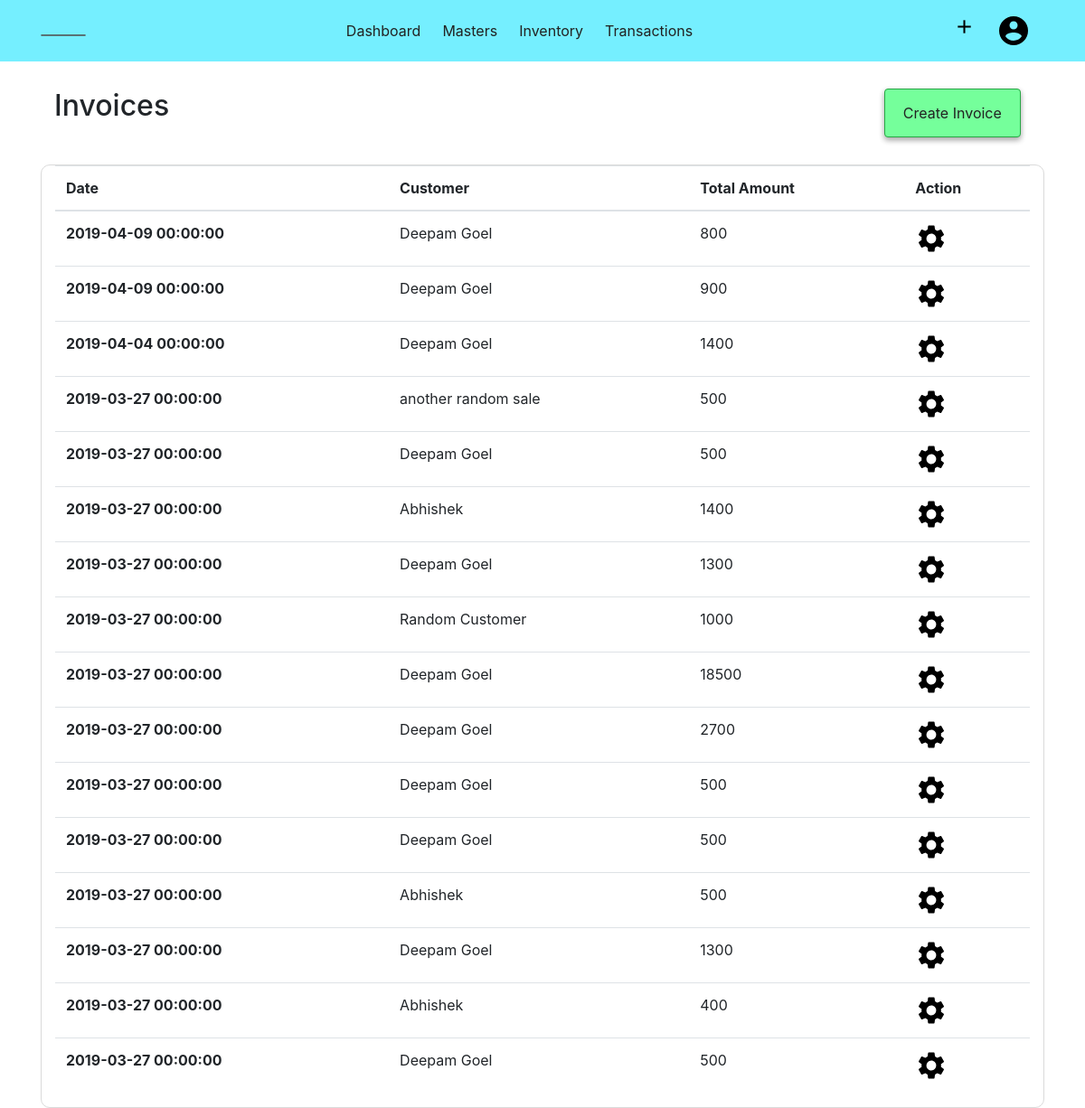
The app's page /invoice (signed in), older data.
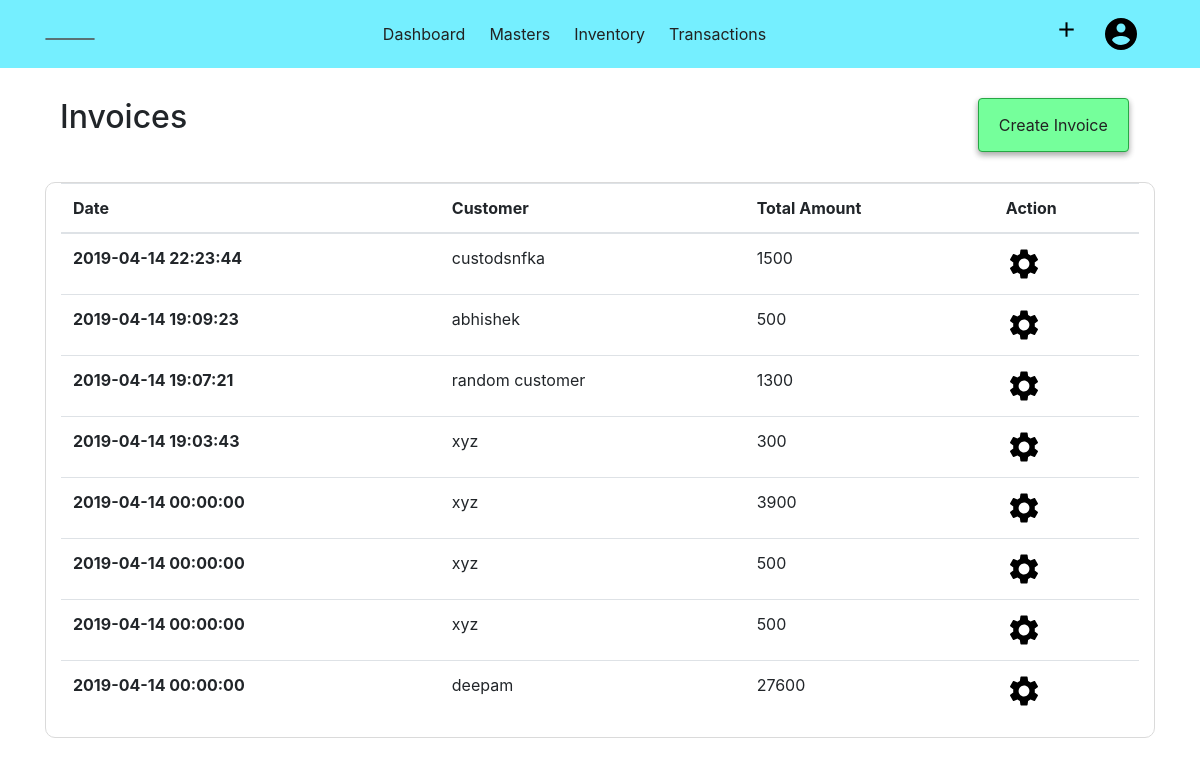
The same page, newer data.
### acsystem/models.py (models this page shows, shortened)
class Sales(db.Model):
    id = db.Column(db.Integer, primary_key=True)
    customer = db.Column(db.String(40), nullable=False)
    date = db.Column(db.DateTime, nullable=False)
    invoiceno = db.Column(db.Integer, nullable=False)
    totalamount = db.Column(db.Integer)
    salesitems = db.relationship('SalesItem', lazy=True, cascade="all, delete-orphan")
    company_id = db.Column(db.Integer, db.ForeignKey('company.id', ondelete="CASCADE"), nullable=False)

### acsystem/transactions/routes.py (the view)
@transactions.route('/invoice')
@login_required
def invoice():
    if current_user.activecompany == 0:
        flash(f"No Company is Activated! ","warning")
        return redirect(url_for('company.companies'))
    sales = Sales.query.filter_by(company_id = current_user.activecompany).order_by(Sales.id.desc()).all()
    return render_template('transactiontemplate/invoice.html', title='Invoice', sales = sales)

### acsystem/models.py (called while the page is built)
@login_manager.user_loader
def load_user(user_id):
    return User.query.get(int(user_id))

### acsystem/templates/transactiontemplate/invoice.html
{% extends "layout.html"%}
{% block content %}
<div class="container">
    <div class="container-fluid">
        <h2 class="float-left">Invoices</h2>
        <ul class="nav justify-content-end">
            <li class="btn btn-success float-right">
                <a class="nav-link" href="{{ url_for('transactions.createinvoice') }}">Create Invoice</a>
            </li>
        </ul>
    </div>
    <div class="container-fluid" style="border:1px solid rgb(218, 218, 218); border-radius:10px;">
        <table class="table table-hover">
            <thead>
                <tr>
                    <th scope="col">Date</th>
                    <th scope="col">Customer</th>
                    <th scope="col">Total Amount</th>
                    <th scope="col">Action</th>
                </tr>
            </thead>
            <tbody>
                {% for sale in sales %}
                <tr>
                    <th scope="row">{{sale.date }}</th>
                    <td>{{ sale.customer }}</td>
                    <td>{{ sale.totalamount }}</td>
                    <td>
                        <a href="{{url_for('transactions.invoice_detail', invoice_id = sale.id)}}">
                        <img src="{{ url_for('static',filename='images/setting.png') }}" alt="Setting">
                        </a>
                    </td>
                {% endfor %}
            </tbody>
        </table>
    </div>
</div>
{% endblock content %}

Row changes from the older to the newer data that the page shows:
removed Sales: date "2019-04-09 00:00:00", customer "Deepam Goel", totalamount "800"
removed Sales: date "2019-04-09 00:00:00", customer "Deepam Goel", totalamount "900"
removed Sales: date "2019-04-04 00:00:00", customer "Deepam Goel", totalamount "1400"
removed Sales: date "2019-03-27 00:00:00", customer "another random sale", totalamount "500"
removed Sales: date "2019-03-27 00:00:00", customer "Deepam Goel", totalamount "500"
removed Sales: date "2019-03-27 00:00:00", customer "Abhishek", totalamount "1400"
removed Sales: date "2019-03-27 00:00:00", customer "Deepam Goel", totalamount "1300"
removed Sales: date "2019-03-27 00:00:00", customer "Random Customer", totalamount "1000"
removed Sales: date "2019-03-27 00:00:00", customer "Deepam Goel", totalamount "18500"
removed Sales: date "2019-03-27 00:00:00", customer "Deepam Goel", totalamount "2700"
removed Sales: date "2019-03-27 00:00:00", customer "Deepam Goel", totalamount "500"
removed Sales: date "2019-03-27 00:00:00", customer "Deepam Goel", totalamount "500"
removed Sales: date "2019-03-27 00:00:00", customer "Abhishek", totalamount "500"
removed Sales: date "2019-03-27 00:00:00", customer "Deepam Goel", totalamount "1300"
removed Sales: date "2019-03-27 00:00:00", customer "Abhishek", totalamount "400"
removed Sales: date "2019-03-27 00:00:00", customer "Deepam Goel", totalamount "500"
added Sales: date "2019-04-14 22:23:44", customer "custodsnfka", totalamount "1500"
now on this page (row unchanged): Sales: date "2019-04-14 19:09:23", customer "abhishek", totalamount "500"
now on this page (row unchanged): Sales: date "2019-04-14 19:07:21", customer "random customer", totalamount "1300"
now on this page (row unchanged): Sales: date "2019-04-14 19:03:43", customer "xyz", totalamount "300"
now on this page (row unchanged): Sales: date "2019-04-14 00:00:00", customer "xyz", totalamount "3900"
now on this page (row unchanged): Sales: date "2019-04-14 00:00:00", customer "xyz", totalamount "500"
now on this page (row unchanged): Sales: date "2019-04-14 00:00:00", customer "xyz", totalamount "500"
now on this page (row unchanged): Sales: date "2019-04-14 00:00:00", customer "deepam", totalamount "27600"
